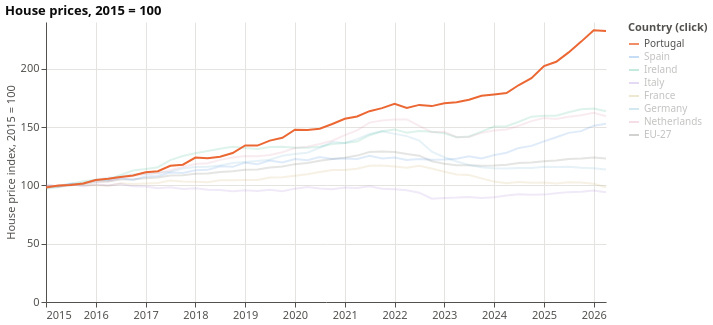

This figure's notebook cell:
### Markdown cell above
## Step 4. Answer the question

### House prices since 2015, against the peers

**Switch between real and nominal** with the buttons under the chart; **click a country in the legend** to highlight
it. Real prices remove consumer inflation, which matters: Portugal's index tripled in nominal terms and more than
doubled in real terms.

### Code cell
long = q[q["quarter_start"] >= "2015-01-01"].melt(id_vars=["country", "quarter_start"], value_vars=["nominal", "real"],
                                                  var_name="measure", value_name="index")
measure = alt.param(name="measure", value="real", bind=alt.binding_radio(options=["real", "nominal"], name="Prices: "))
country = alt.selection_point(fields=["country"], bind="legend", value=[{"country": "Portugal"}])
alt.Chart(long).transform_filter("datum.measure == measure").mark_line(strokeWidth=2).encode(
    x=alt.X("quarter_start:T", title=None),
    y=alt.Y("index:Q", title="House price index, 2015 = 100"),
    color=alt.Color("country:N", scale=PALETTE, title="Country (click)"),
    opacity=alt.condition(country, alt.value(1), alt.value(0.15)),
    strokeWidth=alt.condition(country, alt.value(3), alt.value(1.5)),
    tooltip=["country", alt.Tooltip("quarter_start:T", title="Quarter", format="%Y Q%q"), alt.Tooltip("index:Q", format=".1f")],
).add_params(measure, country).properties(width=560, height=280, title="House prices, 2015 = 100")

### Figure 1 — Vega-Lite specification as saved in the notebook (floating-point values rounded to 4 significant figures; data arrays with more than 128 entries replaced by an {"elided": "..."} marker saying what was removed)
{"config": {"view": {"stroke": null}, "axis": {"gridColor": "#e4e3df", "domainColor": "#52514e", "tickColor": "#52514e", "labelColor": "#52514e", "titleColor": "#52514e", "labelFontSize": 11, "titleFontSize": 11, "titleFontWeight": "normal"}, "legend": {"labelColor": "#52514e", "titleColor": "#52514e"}, "title": {"anchor": "start", "fontSize": 13, "color": "#0b0b0b"}, "font": "system-ui, -apple-system, Segoe UI, sans-serif"}, "data": {"name": "data-6a4f6f20c08c92c11bb549a66586604f"}, "mark": {"type": "line", "strokeWidth": 2}, "encoding": {"color": {"field": "country", "scale": {"domain": ["Portugal", "Spain", "Ireland", "Italy", "France", "Germany", "Netherlands", "EU-27"], "range": ["#eb6834", "#2a78d6", "#1baf7a", "#9a6fd0", "#c2a34a", "#5aa5c9", "#d77fa1", "#52514e"]}, "title": "Country (click)", "type": "nominal"}, "opacity": {"condition": {"param": "param_fefaa24df15afff4", "value": 1}, "value": 0.15}, "strokeWidth": {"condition": {"param": "param_fefaa24df15afff4", "value": 3}, "value": 1.5}, "tooltip": [{"field": "country", "type": "nominal"}, {"field": "quarter_start", "format": "%Y Q%q", "title": "Quarter", "type": "temporal"}, {"field": "index", "format": ".1f", "type": "quantitative"}], "x": {"field": "quarter_start", "title": null, "type": "temporal"}, "y": {"field": "index", "title": "House price index, 2015 = 100", "type": "quantitative"}}, "height": 280, "params": [{"name": "measure", "bind": {"input": "radio", "options": ["real", "nominal"], "name": "Prices: "}, "value": "real"}, {"name": "param_fefaa24df15afff4", "select": {"type": "point", "fields": ["country"]}, "bind": "legend", "value": [{"country": "Portugal"}]}], "title": "House prices, 2015 = 100", "transform": [{"filter": "datum.measure == measure"}], "width": 560, "$schema": "https://vega.github.io/schema/vega-lite/v6.4.1.json", "datasets": {"data-6a4f6f20c08c92c11bb549a66586604f": {"elided": "736 records"}}}
